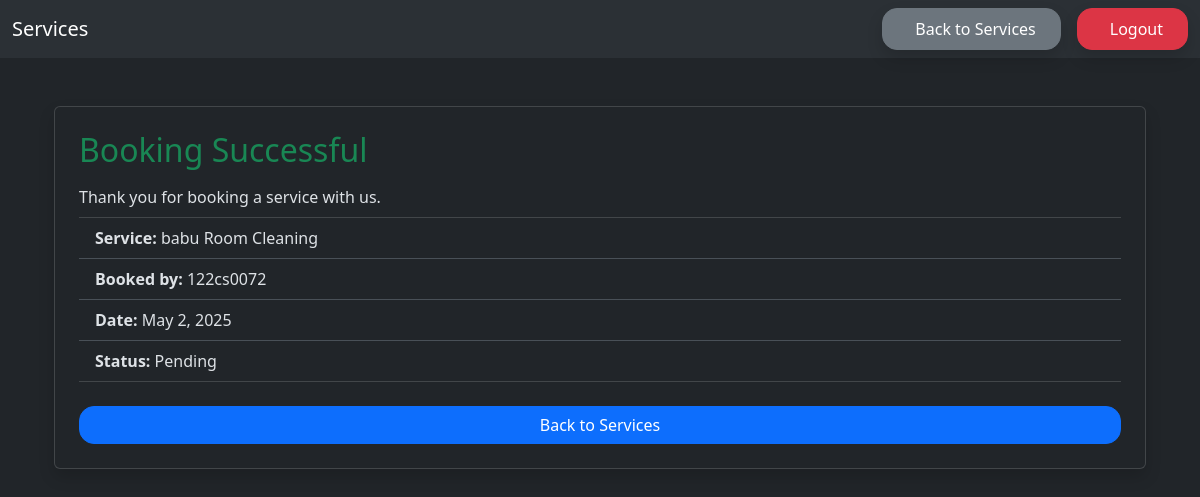
The app's page /booking-success/80/ (signed in) with its own data.
### service_app/models.py (models this page shows, shortened)
class Booking(models.Model):
    STATUS_CHOICES = [
        ('Pending', 'Pending'),
        ('Accepted', 'Accepted'),
        ('Rejected', 'Rejected'),
        ('Completed', 'Completed'),
    ]
    service = models.ForeignKey(Service, on_delete=models.CASCADE)
    customer = models.ForeignKey(User, on_delete=models.CASCADE, related_name='bookings')
    date = models.DateField(default=timezone.now)
    status = models.CharField(max_length=10, choices=STATUS_CHOICES, default='Pending')
    created_at = models.DateTimeField(auto_now_add=True)

class Service(models.Model):
    name = models.CharField(max_length=200)
    description = models.TextField()
    owner = models.ForeignKey(User, on_delete=models.CASCADE)
    price = models.DecimalField(default=60,max_digits=10, decimal_places=2)
    duration = models.IntegerField(default=60, help_text="Duration in minutes")  # Default value set to 60
    created_at = models.DateTimeField(default=timezone.now)
    updated_at = models.DateTimeField(auto_now=True)

class User(AbstractUser):
    pass

### service_app/views.py (the view)
# urls.py: path('booking-success/<int:booking_id>/', views.booking_success, name='booking_success')
@never_cache
@login_required
def booking_success(request, booking_id):
    booking = get_object_or_404(Booking, id=booking_id)
    return render(request, 'booking_success.html', {'booking': booking})

### service_app/templates/booking_success.html (shortened to what this page needs)
{% extends "home.html" %}
{% block content %}
<div class="container mt-5">
    <div class="p-4 shadow card">
        <h2 class="mb-3 text-success">Booking Successful</h2>
        <p class="mb-2">Thank you for booking a service with us.</p>
        <ul class="mb-4 list-group list-group-flush">
            <li class="list-group-item"><strong>Service:</strong> {{ booking.service.name }}</li>
            <li class="list-group-item"><strong>Booked by:</strong> {{ booking.customer.username }}</li>
            <li class="list-group-item"><strong>Date:</strong> {{ booking.date }}</li>
            <li class="list-group-item"><strong>Status:</strong> {{ booking.status }}</li>
        </ul>
        <a href="{% url 'services' %}" class="btn btn-primary">Back to Services</a>
    </div>
</div>
{% endblock %}

### templates/home.html (style rules this page uses)
.btn { border-radius: 15px; font-weight: 500; transition: all 0.3s ease; }

### records on screen
Booking: service.name "babu Room Cleaning", customer.username "122cs0072", date "May 2, 2025", status "Pending"
